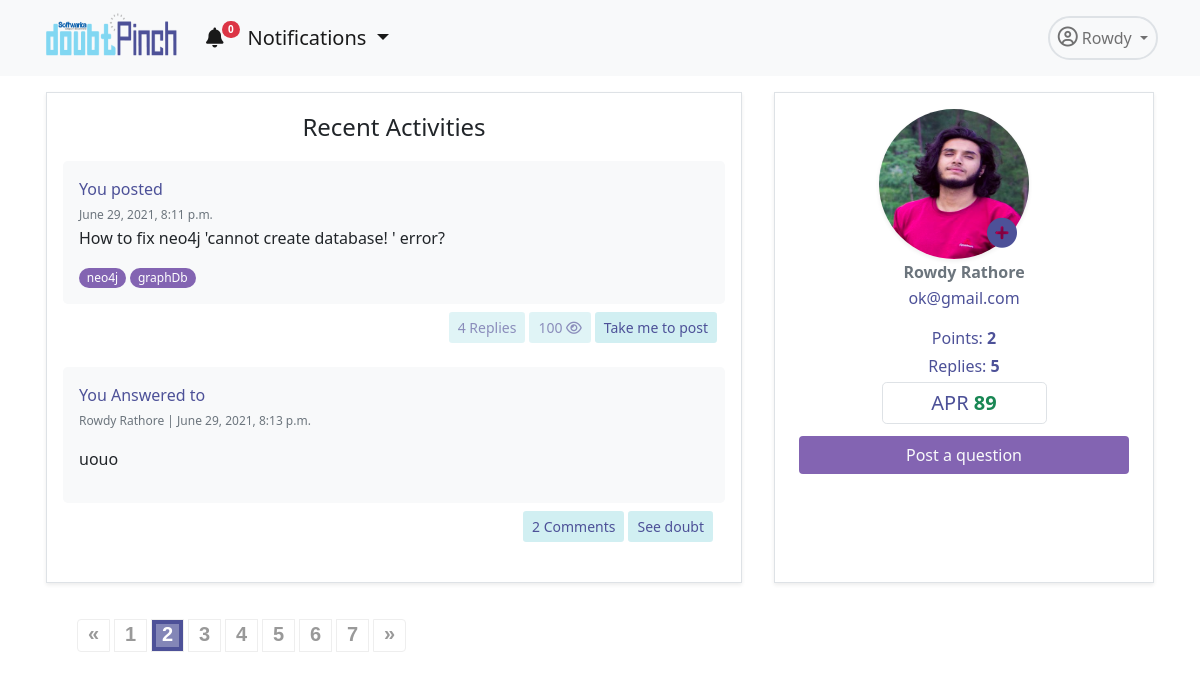
The app's page /app/profile/?page=2 (signed in) with its own data.
### accounts/models.py (models this page shows, shortened)
class User(AbstractUser):
    username = None#models.CharField(max_length=255, null=True, blank=True)
    email = models.EmailField(
        verbose_name='email address',
        max_length=255,
        unique=True,
    )
    profile_pic= models.ImageField(upload_to='admin_pics', null=True, blank=True)
    email_confirmed = models.BooleanField(default=False) #initially this field is false but will se chan
    is_active = models.BooleanField(default=False)
    is_staff = models.BooleanField(default=False) # a admin user; non super-user
    is_admin = models.BooleanField(default=False)
    is_seller = models.BooleanField(default=False)
    is_customer = models.BooleanField(default=False)
    USERNAME_FIELD = 'email'
    REQUIRED_FIELDS = [] #emaila nd password are required fields and first name and last name is inherited from the user creation model
    object = UserManager()
    @property
    def ProfilePicUrl(self):
        try:
            url=self.profile_pic.url
        except:
            url=''
        return url

### dpapp/models.py (models this page shows, shortened)
class Doubt(models.Model):
    user= models.ForeignKey(User,on_delete=models.CASCADE)
    title= models.TextField(null=False)
    description=models.TextField(null=True, blank=True)
    created_on = models.DateTimeField(default=datetime.now, blank=True)
    views= models.IntegerField(default=0)
    tags = TaggableManager()
    @property
    def total_replies(self):
        totalreplies = Answer.objects.filter(doubt=self).count()
        return totalreplies

class Answer(models.Model):
    user= models.ForeignKey(User, on_delete=models.CASCADE, related_name='answerer')
    doubt=models.ForeignKey(Doubt,on_delete=models.CASCADE)
    description=models.TextField(null=True)
    created_on = models.DateTimeField(default=datetime.now, blank=True)
    updated=models.BooleanField(default=False)

### dpapp/views.py (the view, shortened to what this page needs)
# urls.py: path('profile/',Profile.as_view(),name='profile'),
class Profile(TemplateView):
    template_name="dpapp/profile.html"
    def get_context_data(self, **kwargs):
        context = super(Profile, self).get_context_data(**kwargs)
        user=self.request.user
        useremail=user.email
        user=User.objects.get(email=useremail)
        total_replies=Answer.objects.filter(user=user).count()
        total_upvotes=RightPoint.total_upvotes_of_answerer(self,user)
        qs1 = Doubt.objects.filter(user=user) #your first qs
        qs2 = Answer.objects.filter(user=user) #your second qs
        recent_activity = sorted(chain(qs1,qs2),key=attrgetter('created_on'),)
        paginator= Paginator(recent_activity, 2)
        page = self.request.GET.get('page')
        try:
            recent_activity = paginator.page(page)
        except PageNotAnInteger:
            recent_activity = paginator.page(1)
        except EmptyPage:
            recent_activity = paginator.page(paginator.num_pages)
        form= ProfileForm(instance=user)
        context.update({ 'form':form,'recent_activity':recent_activity,'total_upvotes':total_upvotes,'total_replies':total_replies})
        return context

### dpapp/blognav.py (called while the page is built)
def navbar(request):
    if not request.user.is_anonymous:
        user=request.user
        notifications = Notification.objects.filter(user=user).order_by('-id')[:5]
        noti_count = Notification.objects.filter(user=user, is_seen=False).count()
        return {'nav_notifications': notifications,'noti_count':noti_count}
    return {'nav_notifications': '0','noti_count':0}

### dpapp/models.py (called while the page is built)
    @staticmethod
    def total_upvotes_of_answerer(self,user):
        answer=Answer.objects.filter(user=user)
        upvotes=RightPoint.objects.filter(answer__in=answer).count()
        return upvotes

### templates/dpapp/profile.html (shortened to what this page needs)
{% extends 'dpapp/base.html' %}
{% load static %}
{% load bootstrap %}
{% block navbar%}
<link rel="stylesheet" href="{% static 'dpapp/css/paginate.css' %}">
<div class="container">
    <div class="row mt-3 ">
        <div class="col border shadow-sm p-3 mx-3 mb-3 order-lg-1  order-md-2 order-sm-2 order-2">
            <p class="fw-light fs-4 text-center">Recent Activities</p>
            {% for i in recent_activity %}
            {% if not i.title %}
            <div class="mt-1">
                <div class="bg-light mt-2 p-3 rounded-3  ">
                    <span class="fs-6 text-pinch ">You Answered to </span><br>
                    <span class="text-muted" style="font-size: 12px;">{{i.doubt.user.first_name}} {{i.doubt.user.last_name}} | {{i.created_on}}</span>
                    <p class="h6 text-dark mt-1 mb-3">{{i.description|safe}}</p>
                </div>
                <div class="d-flex bd-highlight mb-3">
                    <div class="me-auto p-2 bd-highlight">
                    </div>
                    <div class="p-2 bd-highlight">
                        <div class="d-flex justify-content-center">
                            <a href="{% url 'dpapp:comment' i.id %}" class="btn btn-doubt btn-sm text-pinch  me-1"> {{i.comment_set.count}} Comments</a>
                            <a href="{% url 'dpapp:detail' i.doubt.id %}" class="btn btn-doubt btn-sm text-pinch  me-1">See doubt</a>
                        </div>
                    </div>
                </div>
            </div>
            {% else %}
            <div class="mt-1">
                <div class="bg-light mt-2 p-3 rounded-3  ">
                    <span class="fs-6 text-pinch ">You posted </span><br>
                    <span class="text-muted" style="font-size: 12px;">{{i.created_on}}</span>
                    <p class="h6 text-dark mb-3 mt-1">{{i.title}}</p>
                    {% for tag in i.tags.all %}
                    <a href="{% url 'dpapp:tags' tag.slug %}"><span class="badge rounded-pill bg-purple fw-normal">{{tag.name}}</span></a>
                    {%endfor%}
                </div>
                <div class="d-flex bd-highlight mb-3">
                    <div class="me-auto p-2 bd-highlight">
                    </div>
                    <div class="p-2 bd-highlight">
                        <div class="d-flex justify-content-center">
                            <a href="" class="btn btn-doubt btn-sm text-pinch disabled me-1"> {{i.total_replies}} Replies</a>
                            <a href="" class="btn btn-doubt btn-sm text-pinch disabled me-1"> {{i.views}} <i
                                    class="far fa-eye"></i></a>
                            <a href="{% url 'dpapp:detail' i.id %}" class="btn btn-doubt btn-sm text-pinch ">Take me to post</a>
                        </div>
                    </div>
                </div>
            </div>
            {%endif%}
            {% endfor %}
        </div>
        <div class="col-lg-4 col-11 border shadow-sm mx-3 py-3 px-4 mb-3 order-lg-2 order-md-1 order-sm-1 order-1">
            <div class="d-flex  justify-content-center">
                {% if not user.ProfilePicUrl == '' %}
                <div>
                    <img src="{{user.ProfilePicUrl}}" alt="pic" class="rounded-circle shadow-sm" height="150"
                        width="150" style=" position: relative;
                            left: 20px;">
                    <button type="button" class="btn btn-white" data-bs-toggle="modal" data-bs-target="#exampleModal"
                        style=" font-size: 30px;
                            position: relative;
                            top: 48px;
                            left: -39px;">
                        <i class="fas fa-plus-circle text-pinch"></i>
                    </button>
                </div>
                {%endif%}
            </div>
            <p class="fw-bold h6 text-center text-muted my-1">{{user.first_name}} {{user.last_name}}</p>
            <p class="fw-light text-center text-pinch my-1">{{user.email}}</p>
            <p class=" text-center text-pinch my-1 mt-3">Points: <span class="fw-bold"> {{total_upvotes}}</span></p>
            <p class="text-center text-pinch my-1">Replies: <span class="fw-bold"> {{total_replies}}</span></p>
            <p class="text-center text-pinch border rounded-3 p-2 my-1 col-lg-6 col-md-4 col-sm-4 col-4 mx-auto h5">APR
                <span class="fw-bold text-success">89</span></p>
            <div class="d-flex justify-content-center">
                <a href="{% url 'dpapp:adddoubt' %}"
                    class="btn btn-doubt text-light mt-2 col-lg-12 col-md-6 col-sm-6 col-6 mx-auto bg-purple">Post a
                    question</a>
            </div>
        </div>
    </div>
    {% if recent_activity.paginator.num_pages > 1 %}
    <div class="demo">
        <nav class="pagination-outer" aria-label="Page navigation">
            <ul class="pagination">
                {% if recent_activity.has_previous %}
                {% if 'heading_contains' in request.get_full_path %}
                <li class="page-item">
                    <a class="page-link" href="{{ request.get_full_path }}&page={{ recent_activity.previous_page_number }}" tabindex="-1" aria-label="Previous">
                        <span aria-hidden="true">«</span>
                    </a>
                </li>
                {% else %}
                <li class="page-item">
                    <a  class="page-link" href="?page={{ recent_activity.previous_page_number }}" tabindex="-1" aria-label="Previous">
                        <span aria-hidden="true">«</span>
                    </a>
                </li>
                {% endif %}
                {% else%}
                <li class="page-item disabled">
                    <a href="#" class="page-link"  tabindex="-1" aria-label="Previous">
                        <span aria-hidden="true">«</span>
                    </a>
                </li>
                {% endif %}
                {% for i in recent_activity.paginator.page_range %}
                {% if i == recent_activity.number%}
                <li class="page-item active"><a class="page-link" href="#">{{i}}</a></li>
                {% else %}
                    {% if 'heading_contains' in request.get_full_path %}
                    <li class="page-item"><a class="page-link" href="{{ request.get_full_path }}&page={{ i }}">{{ i }}</a></li>
                    {% else %}
                    <li class="page-item "><a class="page-link"  href="?page={{ i }}">{{ i }}</a></li>
                    {% endif %}
                {% endif %}
                {% endfor %}
                {% if recent_activity.has_next %}
                {% if 'heading_contains' in request.get_full_path %}
                <li class="page-item">
                    <a class="page-link" aria-label="Next" href="{{ request.get_full_path }}&page={{ recent_activity.next_page_number }}">
                        <span aria-hidden="true">»</span>
                    </a>
                </li>
                {% else %}
                <li class="page-item">
                    <a class="page-link" aria-label="Next" href="?page={{ recent_activity.next_page_number }}">
                        <span aria-hidden="true">»</span>
                    </a>
                </li>
                {%endif%}
                {% else %}
                <li class="page-item disabled">
                    <a class="page-link" aria-label="Next" href="#">
                        <span aria-hidden="true">»</span>
                    </a>
                </li>
                {%endif%}
            </ul>
        </nav>
    </div>
    {%endif%}
</div>
{% endblock %}

### templates/dpapp/base.html (shortened to what this page needs)
<!DOCTYPE html>
{% load static %}
{% load humanize %}
<html lang="en">
    <head>
        <link href="https://cdn.jsdelivr.net/npm/bootstrap@5.0.1/dist/css/bootstrap.min.css" rel="stylesheet"
 />
        <link href="{% static 'dpapp/downhover/css/animate.min.css' %}" rel="stylesheet">
        <link href="{% static 'dpapp/downhover/css/bootstrap-dropdownhover.min.css' %}" rel="stylesheet">
    </head>
    <body>
        <nav class="navbar navbar-expand-lg navbar-light bg-light">
            <div class="container">
                <div data-tilt>
                    <a class="navbar-brand" href="{% url 'dpapp:home'%}">
                        <img src="{% static 'accounts/pics/logo.png' %}" alt="" width="140" height="60" />
                    </a>
                </div>
                <div class="collapse navbar-collapse" id="navbarNavDropdown">
                    <ul class="navbar-nav">
                        <li class="nav-item me-2">
                            <div class="dropdown ">
                                <a class="nav-link active fs-5 dropdown-toggle" id="dropdownMenuButton1" data-bs-toggle="dropdown" aria-expanded="false" aria-current="page" href="#"><i
                                    class="fas fa-bell"></i><span class="badge rounded-pill bg-danger noti-count" style="
                    font-size: 10px;
                    position: relative;
                    top: -12px;
                    left: -2px;
                  ">{{noti_count}}</span> Notifications
                            </a>
                              </div>
                        </li>
                    </ul>
                    <ul class="navbar-nav ms-auto">
                        <li class="nav-item dropdown">
                            <a class="
                  nav-link
                  dropdown-toggle
                  border
                  rounded-pill
                  border-2
                  p-2
                " href="#" id="navbarDropdownMenuLink" role="button" data-bs-toggle="dropdown" aria-expanded="false">
                                <i class="far fa-user-circle fs-5"></i> {{user.first_name}}
                            </a>
                        </li>
                    </ul>
                </div>
            </div>
        </nav>
        {% block navbar %} {% endblock %}
    </body>
</html>

### static/dpapp/css/paginate.css (style rules this page uses)
.pagination-outer { text-align: center; }
.pagination { font-family: 'Quicksand', sans-serif; padding: 20px 30px; border-radius: 0; display: inline-flex; position: relative; float: left; }
.pagination li a.page-link { color: #999; background-color: transparent; font-size: 20px; font-weight: 600; line-height: 29px; height: 33px; width: 33px; padding: 0; margin: 0 5px; border-radius: 0; border: 1px solid #eee; transition: all 0.5s ease 0s; }
.pagination li a.page-link:hover, .pagination li a.page-link:focus, .pagination li.active a.page-link:hover, .pagination li.active a.page-link { color: #fff; background: #4d5198; border: 1px solid #eee; outline: 11px solid rgba(255,255,255,0.3); outline-offset: -17px; }
.pagination li:first-child a.page-link, .pagination li:last-child a.page-link { line-height: 27px; }

### templates/dpapp/base.html (style rules this page uses)
.bg-purple { background-color: #8364b2 !important; }
.text-pinch { color: #4d5198; }
.btn-doubt { background-color: #d1eff2; }

### records on screen
User: first_name "Rowdy", ProfilePicUrl (picture), last_name "Rathore", email "ok@gmail.com"
Doubt: created_on "June 29, 2021, 8:11 p.m.", title "How to fix neo4j 'cannot create database! ' error?", total_replies "4", views "100"
Tag: name "neo4j"
Tag: name "graphDb"
Answer: doubt.user.first_name "Rowdy", doubt.user.last_name "Rathore", created_on "June 29, 2021, 8:13 p.m.", description "uouo", comment_set.count "2"

### other values on screen
{{ noti_count }} "0"
{{ total_upvotes }} "2"
{{ total_replies }} "5"
{{ i }} "1" "3" "4" "5" "6" "7"
{{ i }} "2"
